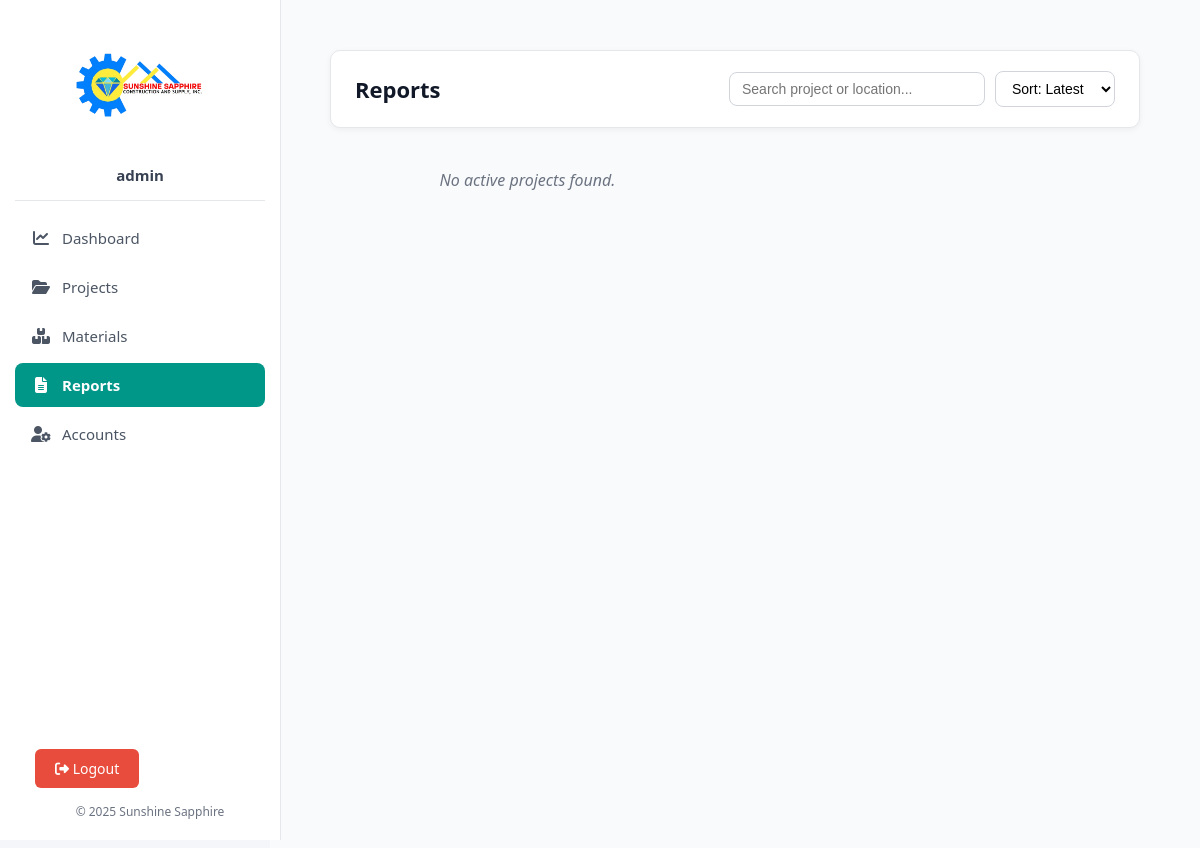
The page /reports/reports.php (signed in) on the database as committed earlier.
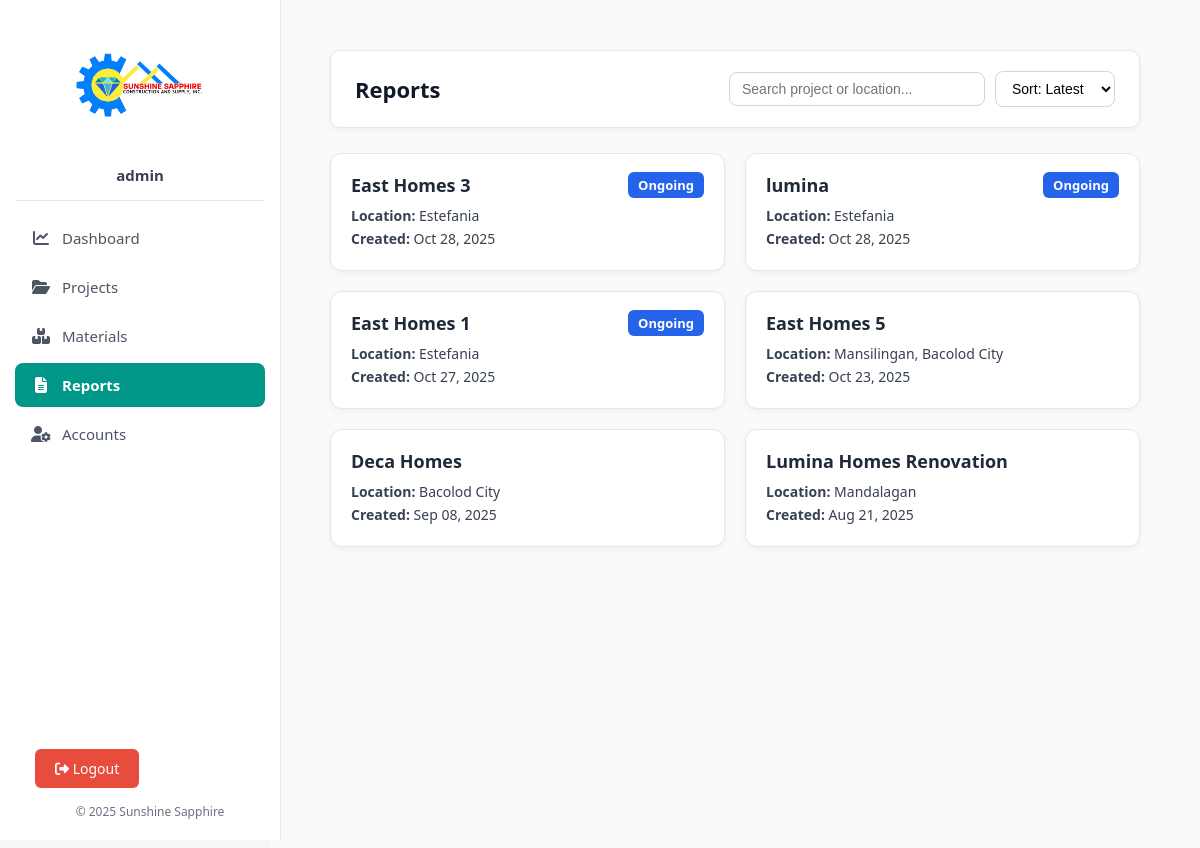
The same page on the database as committed later.
### tables this page shows
CREATE TABLE `projects` (
  `id` int(11) NOT NULL,
  `name` varchar(255) NOT NULL,
  `location` varchar(255) DEFAULT NULL,
  `units` int(11) NOT NULL,
  `progress` int(11) DEFAULT 0,
  `status` enum('Ongoing','Completed','Pending') NOT NULL DEFAULT 'Pending',
  `is_deleted` tinyint(1) DEFAULT 0,
  `deleted_at` datetime DEFAULT NULL,
  `created_at` timestamp NOT NULL DEFAULT current_timestamp(),
  `folder_path` varchar(255) DEFAULT NULL
);

### reports/reports.php (the view, shortened to what this page needs)
<?php
require_once __DIR__ . '/../includes/header.php';
require_once __DIR__ . '/../includes/db.php';
$sort_option = $_GET['sort'] ?? 'latest';
switch ($sort_option) {
    default:
        $order_by = 'created_at DESC';
        break;
}
$query = "SELECT id, name, location, status, created_at
          FROM projects
          WHERE status != 'Archived'
          ORDER BY $order_by";
$result = $conn->query($query);
?>
<div class="content-wrapper">
  <div class="header-container">
    <div class="reports-header">
      <h2>Reports</h2>
      <div class="controls">
        <input
          type="text"
          id="searchInput"
          placeholder="Search project or location..."
          onkeyup="filterProjects()"
        >
        <form method="GET" id="sortForm">
          <select name="sort" onchange="document.getElementById('sortForm').submit();">
            <option value="latest" <?= $sort_option === 'latest' ? 'selected' : '' ?>>Sort: Latest</option>
          </select>
        </form>
      </div>
    </div>
  </div>
  <div class="projects-grid" id="projectGrid">
    <?php if ($result && $result->num_rows > 0): ?>
      <?php while ($proj = $result->fetch_assoc()): ?>
        <div class="project-card"
             data-name="<?= strtolower($proj['name']) ?>"
             data-location="<?= strtolower($proj['location']) ?>"
             onclick="window.location.href='view_units.php?project_id=<?= $proj['id'] ?>'">
          <div class="project-header">
            <h3><?= htmlspecialchars($proj['name']) ?></h3>
            <span class="status <?= strtolower($proj['status']) ?>">
              <?= htmlspecialchars($proj['status']) ?>
            </span>
          </div>
          <p><strong>Location:</strong> <?= htmlspecialchars($proj['location']) ?></p>
          <p><strong>Created:</strong> <?= date('M d, Y', strtotime($proj['created_at'])) ?></p>
        </div>
      <?php endwhile; ?>
    <?php else: ?>
      <p class="no-data">No active projects found.</p>
    <?php endif; ?>
  </div>
</div>
<?php
require_once __DIR__ . '/../includes/footer.php';
?>

Rows that differ between the two databases and show on the page:
added projects: name "East Homes 3", status "Ongoing", location "Estefania", created_at "Oct 28, 2025"
added projects: name "lumina", status "Ongoing", location "Estefania", created_at "Oct 28, 2025"
added projects: name "East Homes 1", status "Ongoing", location "Estefania", created_at "Oct 27, 2025"
added projects: name "East Homes 5", location "Mansilingan, Bacolod City", created_at "Oct 23, 2025", status "Pending" (drawn)
added projects: name "Deca Homes", location "Bacolod City", created_at "Sep 08, 2025", status "Pending" (drawn)
added projects: name "Lumina Homes Renovation", location "Mandalagan", created_at "Aug 21, 2025", status "Pending" (drawn)
Other text that changed with them:
text no longer shown: "No active projects found."
